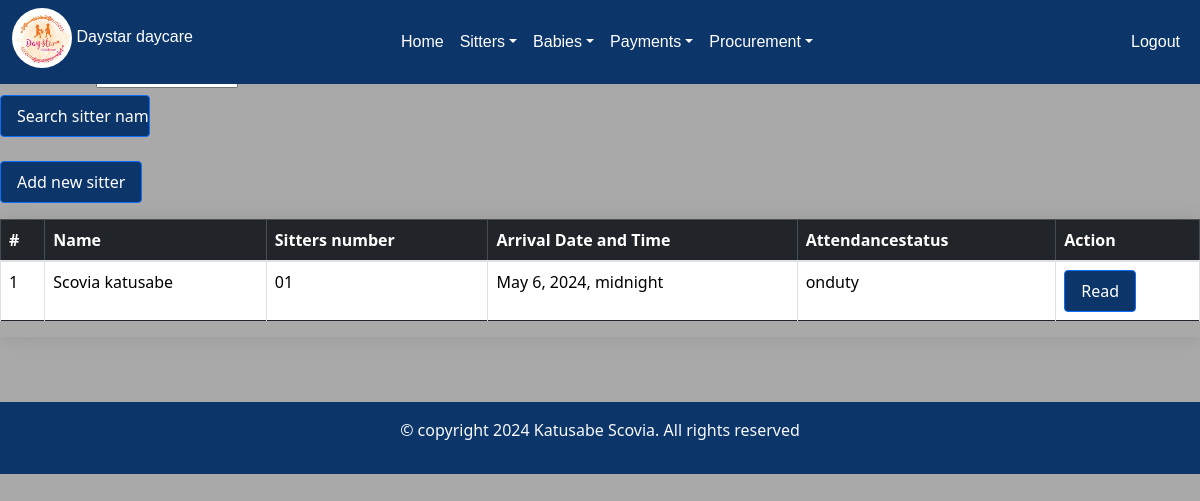
/onduty/ (signed in), run on an earlier commit of the app's database.
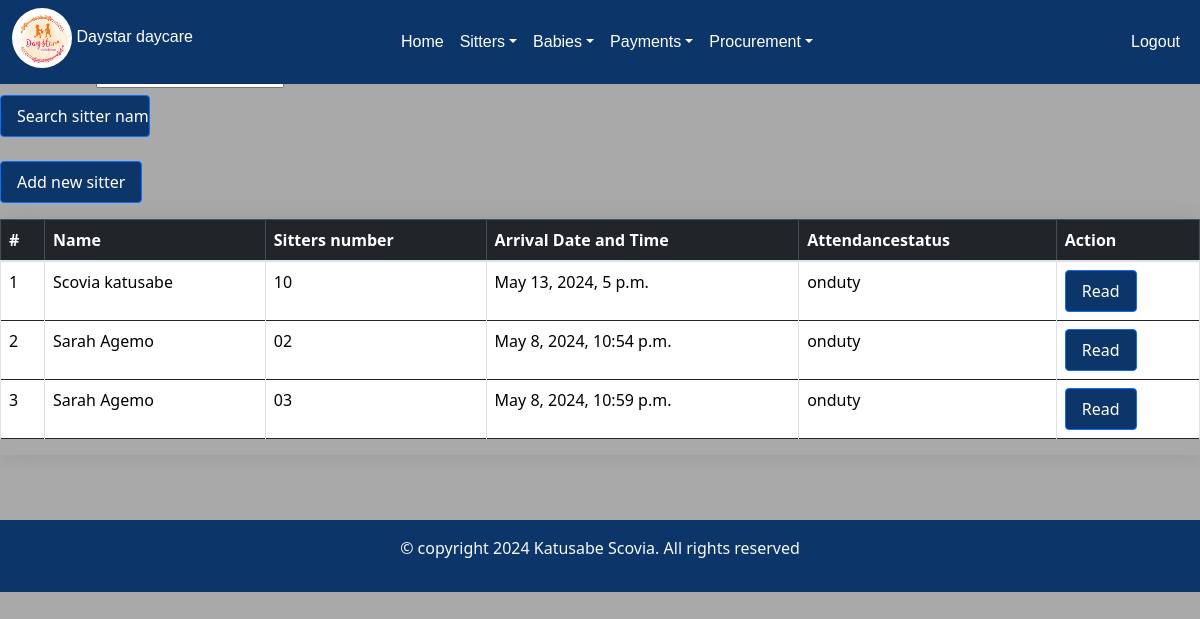
And on a later commit of the database.
### day/models.py (models this page shows, shortened)
class Sitter_arrival(models.Model):
    sitter_name=models.ForeignKey(Sitterform, on_delete=models.CASCADE)
    sitter_number=models.CharField(max_length=100,unique=True)
    date_of_arrival=models.DateTimeField()
    Attendancestatus=models.CharField(choices=[('onduty', 'onduty')], max_length=100)
    created_at=models.DateTimeField(auto_now_add=True, null=True)

class Sitterform(models.Model):
    name=models.CharField(max_length=200)
    gender=models.CharField(choices=[('male', 'Male'),('Female', 'Female')], max_length=100)
    location=models.CharField(choices=[('kabalagala', 'kabalagala')], max_length=100)
    date_of_birth=models.DateField(default=timezone.now)
    next_of_kin=models.CharField( max_length=200)
    national_identification_number=models.CharField(max_length=200,validators=[NINvalidate])
    recommenders_name=models.CharField(max_length=200)
    religon=models.CharField(max_length=200,null=True, blank=True)
    level_of_education=models.CharField( choices=[('Diploma','Diploma'),('Highschool certificate','Highschool certificate'),('Others','Others')],max_length=200)
    sitter_number=models.CharField(unique=True,max_length=100)
    contacts=models.CharField(max_length=100,validators=[contactvalidate])
    date=models.DateField(default=timezone.now)
    def __str__(self):
        return self.name

### day/views.py (the view)
# urls.py: path('onduty/', views.onduty, name='onduty'),
@login_required
def onduty(request):
  onduty=Sitter_arrival.objects.all().order_by('id')
  onduty_filters=Sitter_arrivalFilter(request.GET,queryset=onduty)
  onduty=onduty_filters.qs
  return render(request,'onduty.html',{'onduty':onduty,'onduty_filters':onduty_filters})

### day/templates/onduty.html (shortened to what this page needs)
{% extends 'base.html' %}
{% load static %}
{% block content%}
</head>
<body>
<h4 class="mb-3">ATTEDANCE LIST OF SITTERS  </h4><hr>
<form action="" method="GET"style="margin-right:450px;">
    {{onduty_filters.form}}
    <input type="submit" value="Search sitter name" class="btn btn-primary" style="width:150px;"/>
    </form>
<br>
<a href="/addonduty" class="btn btn-primary mb-3">Add new  sitter </a>
<div class="table-responsive">
    <table class="table table-bordered table-hover">
        <thead class="table-dark">
            <tr>
                <th scope="col">#</th>
                <th scope="col">Name</th>
                <th scope="col">Sitters number</th>
                <th scope="col">Arrival Date and Time</th>
                <th scope="col">Attendancestatus</th>
                <th scope=>Action</th>
            </tr>
        </thead>
        <tbody>
            {% for sitter in onduty  %}
            <tr>
                <td>{{ sitter.id }}</td>
                <td>{{ sitter.sitter_name}}</td>
                <td>{{ sitter.sitter_number }}</td>
                <td>{{ sitter.date_of_arrival }}</td>
                <td>{{ sitter.Attendancestatus}}</td>
                <td>
                    <a href="{% url 'readonduty' id=sitter.id %}"  class="btn btn-primary ">Read</a>
                </td>
            </tr>
            {% endfor %}
        </tbody>
    </table>
</div>
{% endblock %}

What changed in the data, as far as the page shows it:
changed Sitter_arrival "Scovia katusabe": sitter_number "01" → "10"; date_of_arrival "May 6, 2024, midnight" → "May 13, 2024, 5 p.m."
added Sitter_arrival: id "2", sitter_name "Sarah Agemo", sitter_number "02", date_of_arrival "May 8, 2024, 10:54 p.m.", Attendancestatus "onduty"
added Sitter_arrival: id "3", sitter_name "Sarah Agemo", sitter_number "03", date_of_arrival "May 8, 2024, 10:59 p.m.", Attendancestatus "onduty"
